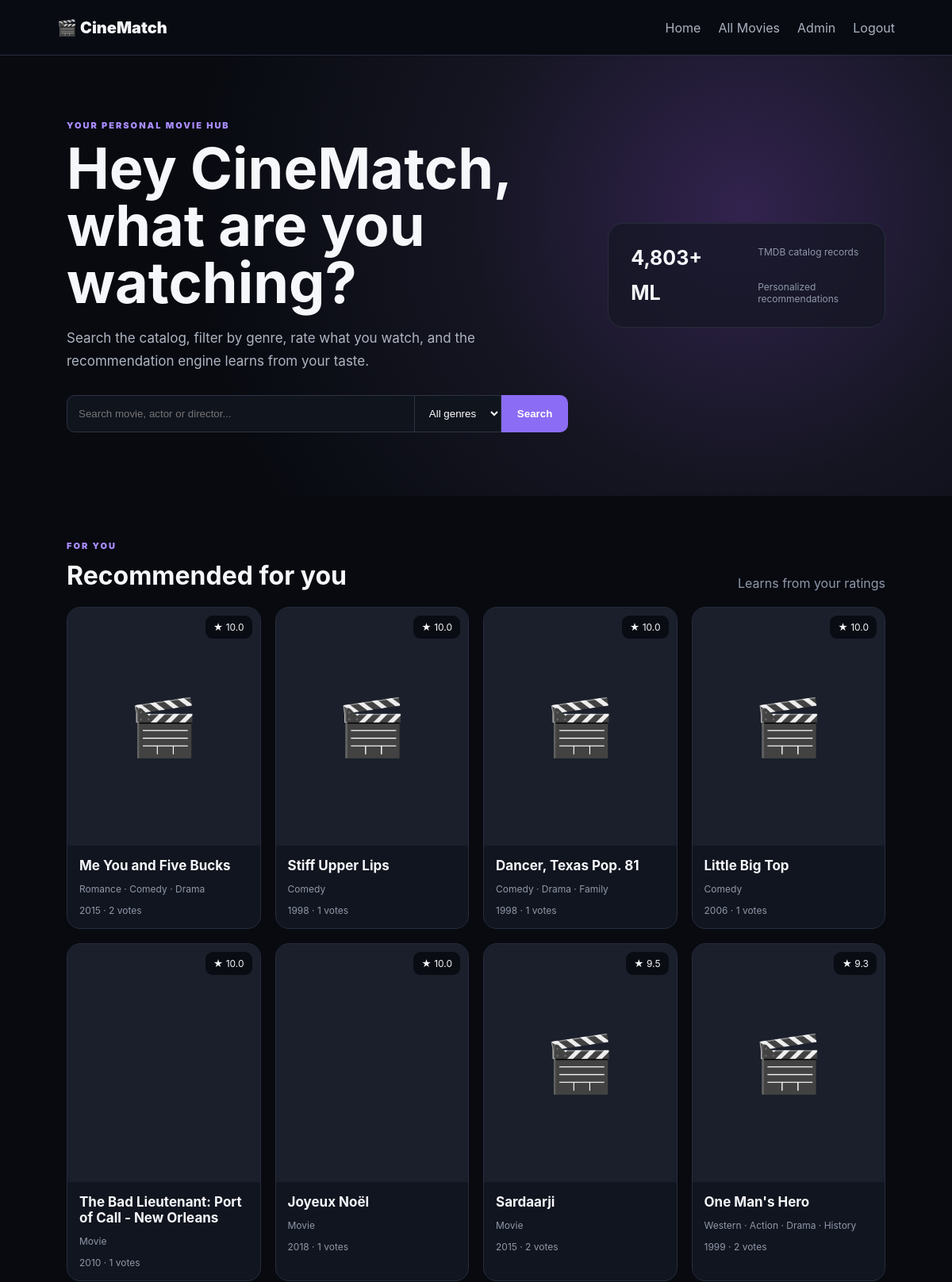
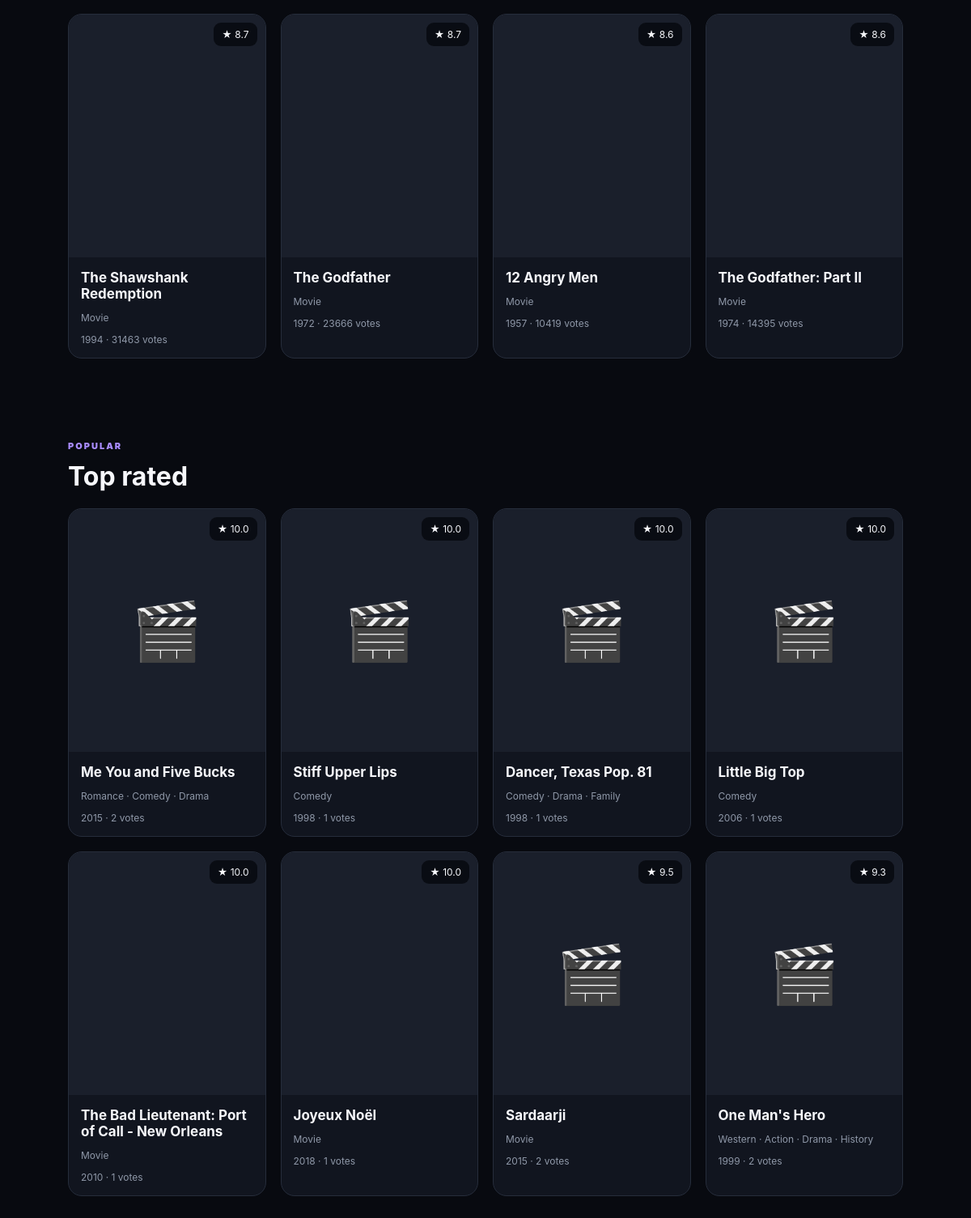
The app's page /dashboard (signed in) with its own data (2 pictures, top to bottom).
### models.py (models this page shows, shortened)
class User(db.Model):
    __tablename__ = 'users'
    id = db.Column(db.Integer, primary_key=True)
    name = db.Column(db.String(100), nullable=False)
    email = db.Column(db.String(180), unique=True, nullable=False, index=True)
    password_hash = db.Column(db.String(255), nullable=False)
    role = db.Column(db.String(20), default='user', nullable=False)
    created_at = db.Column(db.DateTime, default=datetime.utcnow, nullable=False)
    ratings = db.relationship('Rating', backref='user', lazy=True, cascade='all, delete-orphan')
    reviews = db.relationship('Review', backref='user', lazy=True, cascade='all, delete-orphan')

class Movie(db.Model):
    __tablename__ = 'movies'
    id = db.Column(db.Integer, primary_key=True)  # TMDB id
    title = db.Column(db.String(300), nullable=False, index=True)
    overview = db.Column(db.Text, default='')
    genres = db.Column(db.String(500), default='')
    keywords = db.Column(db.Text, default='')
    cast = db.Column(db.Text, default='')
    director = db.Column(db.String(300), default='')
    writers = db.Column(db.Text, default='')
    release_date = db.Column(db.Date, nullable=True, index=True)
    runtime = db.Column(db.Integer, nullable=True)
    rating = db.Column(db.Float, default=0.0, index=True)
    vote_count = db.Column(db.Integer, default=0)
    popularity = db.Column(db.Float, default=0.0)
    poster_path = db.Column(db.String(500), nullable=True)
    backdrop_path = db.Column(db.String(500), nullable=True)
    tagline = db.Column(db.String(500), default='')
    original_language = db.Column(db.String(20), default='')
    status = db.Column(db.String(50), default='Released')
    created_at = db.Column(db.DateTime, default=datetime.utcnow)
    ratings = db.relationship('Rating', backref='movie', lazy=True, cascade='all, delete-orphan')
    reviews = db.relationship('Review', backref='movie', lazy=True, cascade='all, delete-orphan')

### app.py (the view)
@app.route('/dashboard')
@login_required
def dashboard():
    u=User.query.get(session['user_id'])
    recs=rec.recommend_for_user(u.id, 12) if rec.matrix is not None else []
    popular=Movie.query.order_by(Movie.rating.desc(),Movie.vote_count.desc()).limit(8).all()
    return render_template('dashboard.html', user=u, recommendations=recs, popular=popular)

### app.py (called while the page is built)
def login_required(f):
    @wraps(f)
    def wrapper(*args,**kwargs):
        if 'user_id' not in session: return redirect(url_for('login', next=request.path))
        if db.session.get(User, session['user_id']) is None:
            session.clear()
            return redirect(url_for('login', next=request.path))
        return f(*args,**kwargs)
    return wrapper

### recommender.py (called while the page is built, shortened)
    def recommend_for_user(self, user_id, limit=12):
        if self.matrix is None: return []
        rated = Rating.query.filter_by(user_id=user_id).all()
        positive = [(r.movie_id, r.score) for r in rated if r.score >= 3.5 and r.movie_id in self.id_to_idx]
        seen = {r.movie_id for r in rated}
        if not positive:
            movies = Movie.query.order_by(Movie.rating.desc(), Movie.vote_count.desc()).limit(limit).all()
            return movies

### templates/dashboard.html
{% extends 'base.html' %}{% block title %}CineMatch · Dashboard{% endblock %}{% block content %}<main><section class="hero"><div><p class="eyebrow">YOUR PERSONAL MOVIE HUB</p><h1>Hey {{user.name.split()[0]}},<br>what are you watching?</h1><p class="hero-sub">Search the catalog, filter by genre, rate what you watch, and the recommendation engine learns from your taste.</p><div class="searchbar"><input id="q" placeholder="Search movie, actor or director..."><select id="genre"><option value="">All genres</option></select><button onclick="searchMovies()">Search</button></div><div id="genreStatus" class="muted" style="margin-top:10px"></div></div><div class="hero-stat"><b>4,803+</b><span>TMDB catalog records</span><b>ML</b><span>Personalized recommendations</span></div></section><section class="section"><div class="section-title"><div><p class="eyebrow">FOR YOU</p><h2 id="recTitle">Recommended for you</h2></div><span class="muted">Learns from your ratings</span></div><div class="movie-grid" id="recGrid">{% for m in recommendations %}{% include '_card.html' %}{% endfor %}</div></section><section class="section"><div class="section-title"><div><p class="eyebrow">POPULAR</p><h2>Top rated</h2></div></div><div class="movie-grid">{% for m in popular %}{% include '_card.html' %}{% endfor %}</div></section></main><script src="{{url_for('static',filename='dashboard.js')}}"></script>{% endblock %}

### templates/_card.html
<a class="movie-card" href="{{url_for('movie_page',movie_id=m.id)}}"><div class="poster" {% if m.poster_path %}style="background-image:url('{{config.TMDB_IMAGE_BASE}}{{m.poster_path}}')"{% endif %}>{% if not m.poster_path %}<span>🎬</span>{% endif %}<div class="score">★ {{'%.1f'|format(m.rating or 0)}}</div></div><div class="card-body"><h3>{{m.title}}</h3><p>{{(m.genres or 'Movie').replace('|',' · ')}}</p><small>{{m.release_date.year if m.release_date else 'Release date pending'}} · {{m.vote_count or 0}} votes</small></div></a>

### static/app.css (style rules this page uses)
:root { --bg:#080a10;--panel:#11151f;--panel2:#171c27;--line:#262d3b;--text:#f6f7fb;--muted:#8f98a8;--accent:#8b6cf5;--good:#35d58a;--bad:#ff6470 }
* { box-sizing:border-box }
body { margin:0;background:var(--bg);color:var(--text);font-family:Inter,system-ui,-apple-system,Segoe UI,sans-serif }
a { color:inherit;text-decoration:none }
.hero { padding:70px 7%;display:flex;justify-content:space-between;gap:50px;min-height:430px;align-items:center;background:radial-gradient(circle at 78% 35%,#32234e 0,#141521 35%,#080a10 70%) }
.hero h1 { font-size:clamp(42px,6vw,74px);line-height:1;margin:10px 0 20px }
.hero-sub { color:#aeb5c2;max-width:650px;font-size:17px;line-height:1.7 }
.eyebrow { color:#a98cff;font-size:11px;font-weight:900;letter-spacing:2px }
.hero-stat { display:grid;grid-template-columns:1fr 1fr;gap:14px 28px;background:#121622aa;border:1px solid var(--line);padding:28px;border-radius:20px;min-width:320px }
.hero-stat b { font-size:25px }
.hero-stat span { color:var(--muted);font-size:12px }
.searchbar { display:flex;margin-top:28px;max-width:760px }
.searchbar input,.searchbar select,.review-box select,.review-box textarea,form input { background:#10141d;color:white;border:1px solid #2c3342;padding:14px;border-radius:10px;outline:none }
.searchbar input { flex:1;border-radius:10px 0 0 10px }
.searchbar select { border-radius:0;border-left:0 }
.searchbar button,.primary { background:var(--accent);color:#fff;border:0;padding:14px 20px;border-radius:0 10px 10px 0;font-weight:800;cursor:pointer }
.section { padding:45px 7% }
.section-title { display:flex;justify-content:space-between;align-items:end;margin-bottom:20px }
.section-title h1,.section-title h2 { margin:0;font-size:32px }
.movie-grid { display:grid;grid-template-columns:repeat(4,1fr);gap:18px }
.movie-card { background:var(--panel);border:1px solid var(--line);border-radius:17px;overflow:hidden;transition:.2s }
.poster { height:300px;background:#1a1f2b center/cover no-repeat;display:flex;align-items:center;justify-content:center;font-size:70px;position:relative }
.score { position:absolute;right:10px;top:10px;padding:7px 10px;background:#080a10dd;border-radius:9px;font-size:12px }
.card-body { padding:15px }
.card-body h3 { margin:0 0 6px;font-size:17px }
.card-body p,.card-body small { color:var(--muted);font-size:12px }
.card-body small { display:block;margin-top:10px }
.review small,.muted { color:var(--muted) }

### records on screen
User: name "CineMatch"
Movie: rating "10.0", title "Stiff Upper Lips", genres "Comedy", release_date "1998", vote_count "1"
Movie: rating "10.0", title "Dancer, Texas Pop. 81", genres "Comedy · Drama · Family", release_date "1998", vote_count "1"
Movie: rating "10.0", title "Little Big Top", genres "Comedy", release_date "2006", vote_count "1"
Movie: rating "10.0", title "The Bad Lieutenant: Port of Call - New Orleans", genres "Movie", release_date "2010", vote_count "1"
Movie: rating "10.0", title "Joyeux Noël", genres "Movie", release_date "2018", vote_count "1"
Movie: rating "9.3", title "One Man's Hero", genres "Western · Action · Drama · History", release_date "1999", vote_count "2"
Movie: rating "8.7", title "The Shawshank Redemption", genres "Movie", release_date "1994", vote_count "31463"
Movie: rating "8.7", title "The Godfather", genres "Movie", release_date "1972", vote_count "23666"
Movie: rating "8.6", title "12 Angry Men", genres "Movie", release_date "1957", vote_count "10419"
Movie: rating "8.6", title "The Godfather: Part II", genres "Movie", release_date "1974", vote_count "14395"

### other values on screen
{{ '%.1f'|format(m.rating or 0) }} "10.0" "9.5" "10.0" "9.5"
{{ m.title }} "Me You and Five Bucks" "Sardaarji" "Me You and Five Bucks" "Sardaarji"
{{ (m.genres or 'Movie').replace('|',' · ') }} "Romance · Comedy · Drama" "Movie" "Romance · Comedy · Drama" "Movie"
{{ m.release_date.year if m.release_date else 'Release date pending' }} "2015" "2015" "2015" "2015"
{{ m.vote_count or 0 }} "2" "2" "2" "2"
